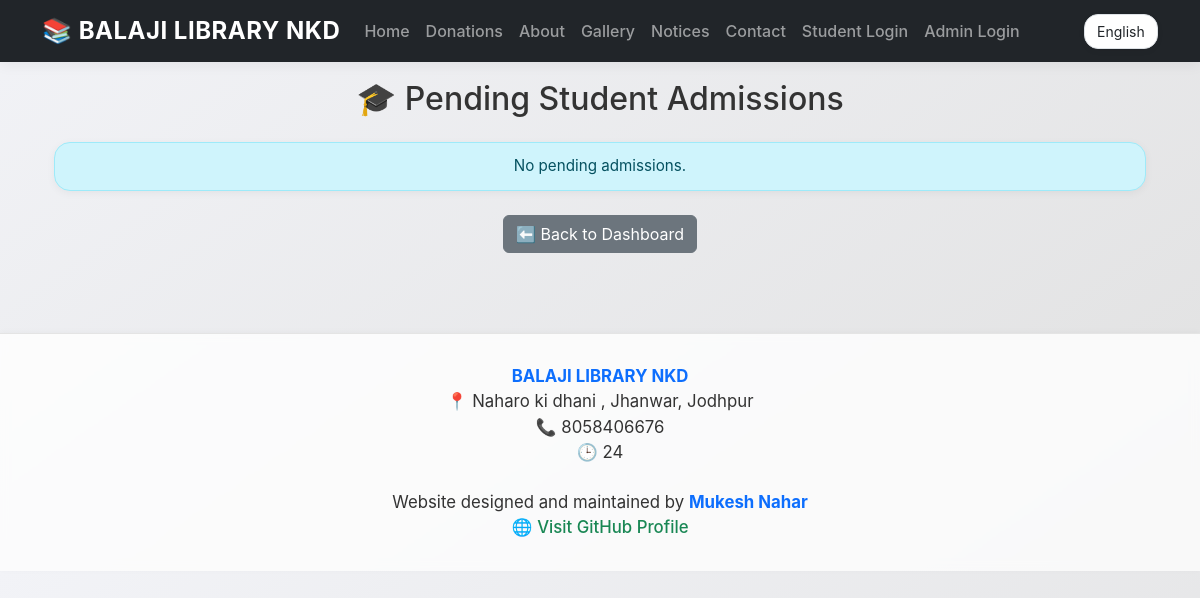
Screenshot of /manage_admissions with the database file from the repository.
### tables this page shows
CREATE TABLE settings (
    id INTEGER PRIMARY KEY AUTOINCREMENT,
    total_seats INTEGER DEFAULT 60
, library_name TEXT, library_address TEXT, library_phone TEXT, opening_hours TEXT, about TEXT);

### app.py (the view)
@app.route('/manage_admissions')
def manage_admissions():
    conn = sqlite3.connect(DB_PATH)
    conn.row_factory = sqlite3.Row
    cur = conn.cursor()
    cur.execute("SELECT * FROM students WHERE approved = 0")
    students = cur.fetchall()
    conn.close()
    return render_template("manage_admissions.html", students=students)

### app.py (called while the page is built)
@app.context_processor
def inject_library_settings():
    conn = sqlite3.connect(DB_PATH)
    conn.row_factory = sqlite3.Row
    cur = conn.cursor()
    cur.execute("SELECT * FROM settings LIMIT 1")
    settings = cur.fetchone()
    conn.close()
    return dict(library_settings=settings)

### templates/manage_admissions.html (shortened to what this page needs)
{% extends "layout.html" %}
{% block content %}
<div class="container mt-5">
  <h2 class="text-center mb-4">🎓 Pending Student Admissions</h2>
  {% if students %}
  <div class="row row-cols-1 row-cols-md-2 g-4">
    {% for s in students %}
    <div class="col">
      <div class="card shadow-sm h-100">
        <div class="row g-0">
          <div class="col-md-4">
            <img src="{{ url_for('static', filename='images/' ~ (s['photo'] if s['photo'] else 'default.jpg')) }}"
                 class="img-fluid rounded-start" style="object-fit:contain; height: 100%;">
          </div>
          <div class="col-md-8">
            <div class="card-body">
              <h5 class="card-title">{{ s['name'] }}</h5>
              <p class="card-text">
                <strong>Father:</strong> {{ s['father_name'] or '-' }}<br>
                <strong>Gender:</strong> {{ s['gender'] }}<br>
                <strong>Phone:</strong> {{ s['phone'] or '-' }}<br>
                <strong>Exam:</strong> {{ s['exam'] or '-' }}<br>
              </p>
              <div class="d-flex gap-2">
                <form method="POST" action="{{ url_for('approve_student', student_id=s['id']) }}">
                  <button type="submit" class="btn btn-success btn-sm">✅ Approve</button>
                </form>
                <form method="POST" action="{{ url_for('reject_student', student_id=s['id']) }}" onsubmit="return confirm('Are you sure?')">
                  <button type="submit" class="btn btn-danger btn-sm">❌ Reject</button>
                </form>
              </div>
            </div>
          </div>
        </div>
      </div>
    </div>
    {% endfor %}
  </div>
  {% else %}
  <div class="alert alert-info text-center">No pending admissions.</div>
  {% endif %}
  <div class="text-center mt-4">
    <a href="{{ url_for('dashboard') }}" class="btn btn-secondary">⬅️ Back to Dashboard</a>
  </div>
</div>
{% endblock %}

### templates/layout.html (shortened to what this page needs)
<!DOCTYPE html>
<html lang="en">
<head>
  <link href="https://cdn.jsdelivr.net/npm/bootstrap@5.3.2/dist/css/bootstrap.min.css" rel="stylesheet">
</head>
<body>
<nav class="navbar navbar-expand-lg navbar-dark bg-dark fixed-top">
  <div class="container">
    <a class="navbar-brand fw-bold" href="{{ url_for('index') }}">
      📚 {{ library_settings.library_name or 'Balaji Library' }}
    </a>
    <div class="collapse navbar-collapse" id="navbarNav">
      <ul class="navbar-nav me-auto mb-2 mb-lg-0">
        <li class="nav-item"><a class="nav-link" href="{{ url_for('index') }}">Home</a></li>
        <li class="nav-item"><a class="nav-link" href="{{ url_for('donations') }}"> Donations</a></li>
        <li class="nav-item"><a class="nav-link" href="{{ url_for('about') }}">About</a></li>
        <li class="nav-item"><a class="nav-link" href="{{ url_for('gallery') }}">Gallery</a></li>
        <li class="nav-item"><a class="nav-link" href="{{ url_for('notice_board') }}"> Notices</a></li>
        <li class="nav-item"><a class="nav-link" href="{{ url_for('contact') }}">Contact</a></li>
        {% if session.get('admin') %}
        <li class="nav-item"><a class="nav-link" href="{{ url_for('dashboard') }}">Dashboard</a></li>
        <li class="nav-item"><a class="nav-link" href="{{ url_for('logout') }}">Logout</a></li>
        {% elif session.get('student') %}
        <li class="nav-item"><a class="nav-link" href="{{ url_for('logout') }}">Logout</a></li>
        {% else %}
        <li class="nav-item"><a class="nav-link" href="{{ url_for('student_login') }}">Student Login</a></li>
        <li class="nav-item"><a class="nav-link" href="{{ url_for('admin_login') }}">Admin Login</a></li>
        {% endif %}
      </ul>
      <div class="lang-switcher d-flex align-items-center">
        <form method="POST" action="{{ url_for('set_language') }}">
          <select name="lang" onchange="this.form.submit()" class="form-select form-select-sm">
            <option value="en" {% if session.get('lang') == 'en' %}selected{% endif %}>English</option>
          </select>
        </form>
      </div>
    </div>
  </div>
</nav>
<div class="container" style="margin-top: 80px;">
  {% block content %}
  {% endblock %}
</div>
<footer>
  <strong>{{ library_settings.library_name or 'Balaji Library' }}</strong><br>
  📍 {{ library_settings.library_address or 'Address not set' }}<br>
  📞 {{ library_settings.library_phone or 'Phone not set' }}<br>
  🕒 {{ library_settings.opening_hours or 'Timing not set' }}<br>
  <br>
   Website designed and maintained by <strong>Mukesh Nahar</strong><br>
  🌐 <a href="https://github.com/mu119" target="_blank">Visit GitHub Profile</a>
</footer>
</body>
</html>

### templates/layout.html (style rules this page uses)
body { font-family: "SF Pro Display", -apple-system, BlinkMacSystemFont, "Segoe UI", Roboto, Oxygen, Ubuntu, Cantarell, sans-serif; background: linear-gradient(145deg, #f2f3f7, #e0e0e0); color: #333; }
.navbar { box-shadow: 0 4px 12px rgba(0, 0, 0, 0.05); backdrop-filter: blur(10px); background: rgba(0, 0, 0, 0.8); }
.navbar-brand { font-weight: 700; font-size: 1.5rem; letter-spacing: 0.5px; }
.nav-link { font-weight: 500; padding: 8px 16px; border-radius: 12px; transition: background 0.3s ease; }
.lang-switcher select { border-radius: 14px; padding: 6px 12px; background: #fff; border: 1px solid #dee2e6; box-shadow: 0 2px 6px rgba(0,0,0,0.05); }
.container { animation: fadeIn 0.4s ease-in-out; }
.alert { border-radius: 16px; padding: 12px 20px; font-size: 0.95rem; box-shadow: 0 2px 8px rgba(0,0,0,0.05); }
footer { background: rgba(255, 255, 255, 0.8); backdrop-filter: blur(5px); margin-top: 80px; border-top: 1px solid #e4e4e4; box-shadow: 0 -1px 6px rgba(0, 0, 0, 0.03); padding: 30px 0; font-size: 1.05rem; text-align: center; }
footer strong { color: #0d6efd; }
footer a { color: #198754; text-decoration: none; font-weight: 500; }

### rows the page displays
settings: library_name "BALAJI LIBRARY NKD", library_address "Naharo ki dhani , Jhanwar, Jodhpur", library_phone "8058406676", opening_hours "24"
